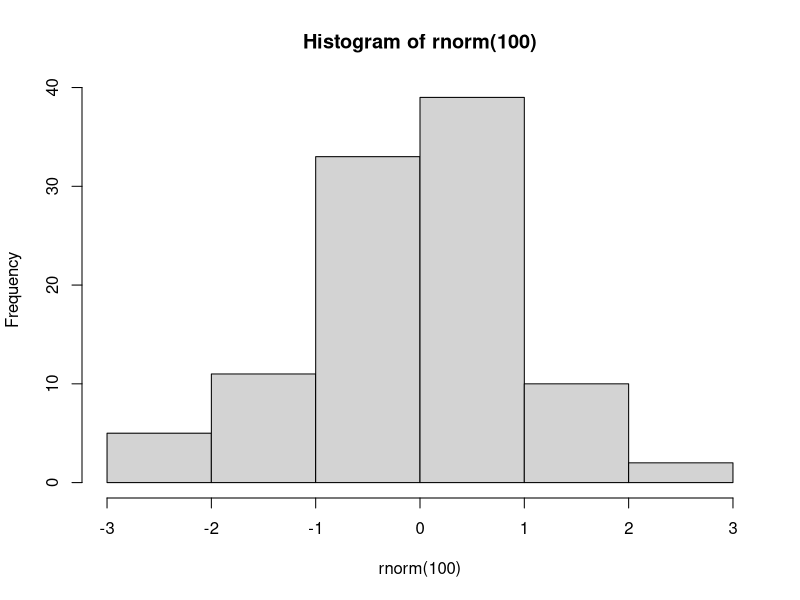

Write R code to recreate this figure.
## ---- chunk 1
#| echo: true
x <- rnorm(100)
mean(x)
## ---- chunk 2
hist(rnorm(100))
## ---- chunk 3
head(mtcars)
